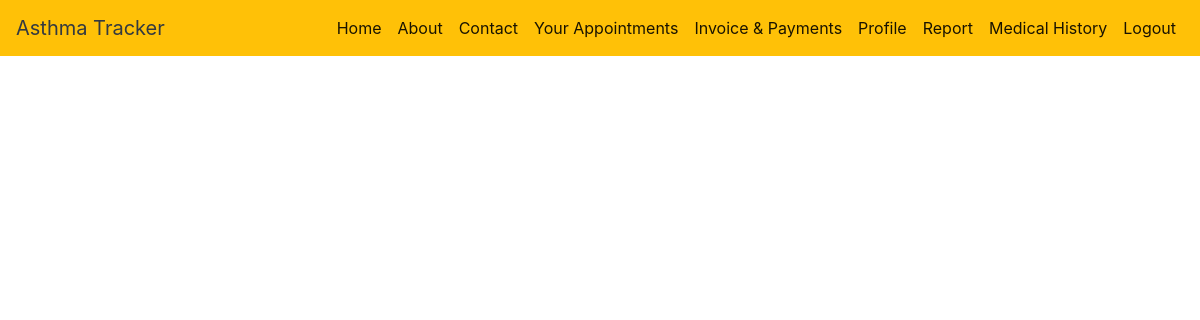
/medical_history/ (signed in), run on an earlier commit of the app's database.
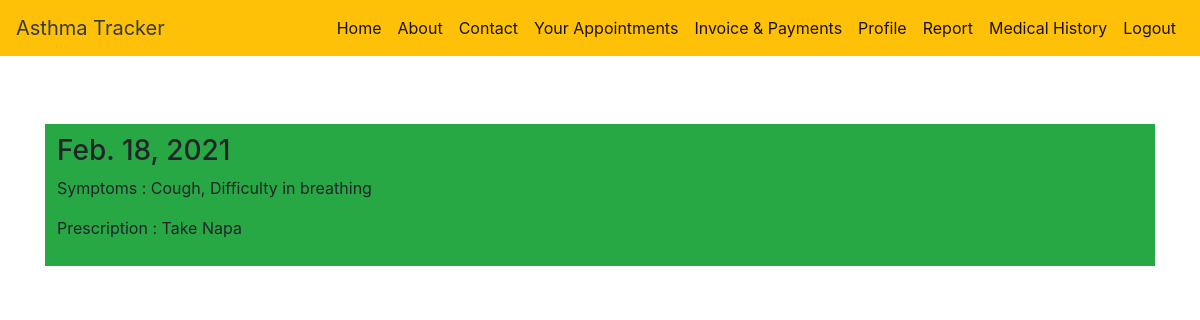
And on a later commit of the database.
### DOCTOR/models.py (models this page shows)
class Prescription(models.Model):
    prescription = models.CharField(max_length=200)
    symptoms = models.CharField(max_length=200)
    patient = models.ForeignKey(Patient, on_delete=models.CASCADE, unique=False)
    doctor = models.ForeignKey(Doctor, on_delete=models.CASCADE, unique=False)
    appointment = models.ForeignKey('COMMON_APP.Appointment', on_delete=models.CASCADE, unique=False)
    prescripted_date = models.DateField(auto_now=True)
    outstanding = models.IntegerField(default=0)
    paid = models.IntegerField(default=0)
    total = models.IntegerField(default=0)

### COMMON_APP/views.py (the view)
# urls.py: path('medical_history/', medical_history, name='medical_history'),
def medical_history(request):
    status = False
    if request.user:
        status = request.user
    user_id = User.objects.get(username=request.user)
    print(user_id)
    patient = Patient.objects.get(username=user_id)
    data = Prescription.objects.filter(patient=patient)
    print(data)
    return render(request, 'medical_history.html', {"data": data, 'user': "P", 'status': status})

### templates/medical_history.html (shortened to what this page needs)
<!DOCTYPE html>
<html>
<head>
    <link rel="stylesheet" href="https://stackpath.bootstrapcdn.com/bootstrap/4.5.0/css/bootstrap.min.css">
</head>
<body>
{% include "nav.html" %}
<div class="container">
    <br><br>
    {% for i in data %}
    <div class="panel panel-default bg-success">
        <div class="panel-body"><h3>{{ i.prescripted_date }}</h3>
            <p>Symptoms : {{ i.symptoms}}</p>
            <p>Prescription : {{ i.prescription }}</p>
        </div>
    </div>
    <br>
    {% endfor %}
</div>
</body>
</html>

What changed in the data, as far as the page shows it:
added Prescription: prescripted_date "Feb. 18, 2021", symptoms "Cough, Difficulty in breathing", prescription "Take Napa"
